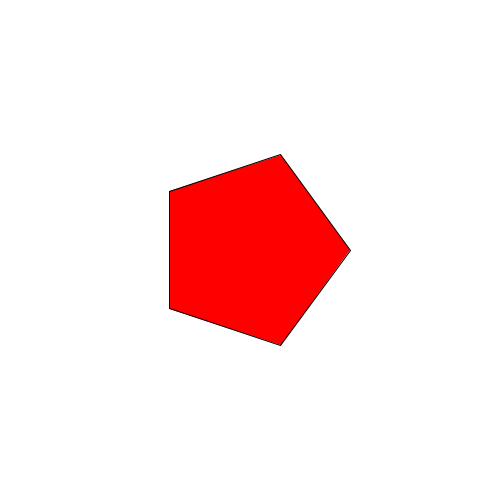
Frame 1 (no input)
Frame 60 (the mouse pressed at the canvas centre just before this capture): identical to frame 1, image omitted
Frame 120 (the mouse held since frame 60 and released just before this capture): identical to frame 1, image omitted

The Processing sketch that drew this single still picture (run headless with seeded random() and noise(); from frame 60 on, the mouse is pressed at the canvas centre):

// Processing sketch: polygon5
// ── polygon5.pde
int point = 5;
void setup() {
  size(500,500);
}

void draw() {
  background(255);
  fill(255,0,0);
  polygon(width/2,height/2,100,point);
}

void polygon(float x,float y,float radius,int points) {
  beginShape();
  for (int i=0; i<points; i++) {
    float px = x + radius * cos(i * TWO_PI/points);
    float py = y + radius * sin(i * TWO_PI/points);
    vertex(px,py);
  }
  endShape(CLOSE);
}

void keyPressed() {
  if (keyCode >= 49 && keyCode <= 57) {
    point = keyCode-48;
  }
}
